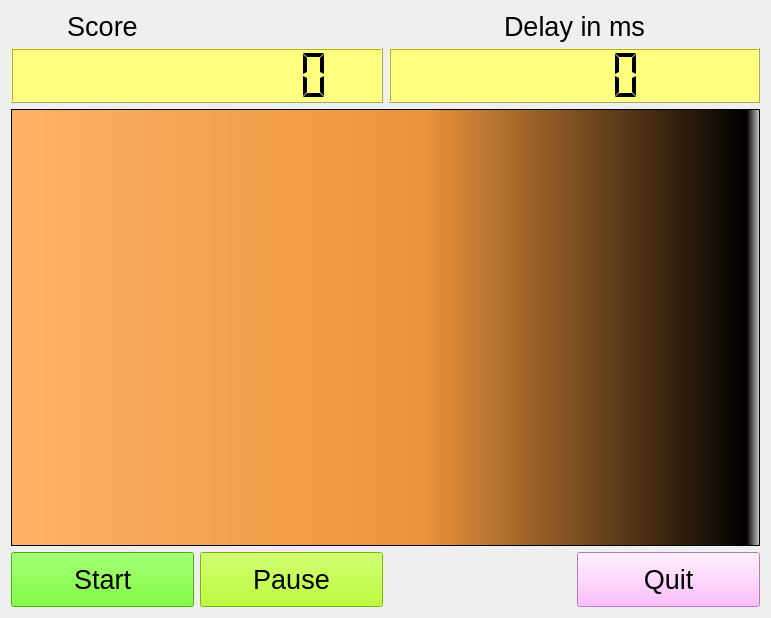
<?xml version="1.0" encoding="UTF-8"?>
<ui version="4.0">
 <class>SnakeWindow</class>
 <widget class="QWidget" name="SnakeWindow">
  <property name="geometry">
   <rect>
    <x>0</x>
    <y>0</y>
    <width>771</width>
    <height>618</height>
   </rect>
  </property>
  <property name="windowTitle">
   <string>Snake</string>
  </property>
  <property name="styleSheet">
   <string notr="true"/>
  </property>
  <layout class="QGridLayout" name="gridLayout">
   <item row="1" column="2" colspan="2">
    <widget class="QLCDNumber" name="delayLcd">
     <property name="sizePolicy">
      <sizepolicy hsizetype="Preferred" vsizetype="Preferred">
       <horstretch>0</horstretch>
       <verstretch>1</verstretch>
      </sizepolicy>
     </property>
     <property name="font">
      <font>
       <pointsize>20</pointsize>
      </font>
     </property>
     <property name="styleSheet">
      <string notr="true">background-color: rgb(255, 255, 127);</string>
     </property>
     <property name="smallDecimalPoint">
      <bool>false</bool>
     </property>
     <property name="digitCount">
      <number>5</number>
     </property>
     <property name="mode">
      <enum>QLCDNumber::Dec</enum>
     </property>
     <property name="segmentStyle">
      <enum>QLCDNumber::Flat</enum>
     </property>
    </widget>
   </item>
   <item row="2" column="0" colspan="4">
    <widget class="SnakeBoard" name="snakeBoard">
     <property name="sizePolicy">
      <sizepolicy hsizetype="Preferred" vsizetype="Preferred">
       <horstretch>0</horstretch>
       <verstretch>8</verstretch>
      </sizepolicy>
     </property>
     <property name="styleSheet">
      <string notr="true">background-color: qlineargradient(spread:pad, x1:0, y1:0, x2:1, y2:0, stop:0 rgba(255, 178, 102, 255), stop:0.55 rgba(235, 148, 61, 255), stop:0.98 rgba(0, 0, 0, 255), stop:1 rgba(0, 0, 0, 0));</string>
     </property>
     <property name="frameShape">
      <enum>QFrame::StyledPanel</enum>
     </property>
     <property name="frameShadow">
      <enum>QFrame::Raised</enum>
     </property>
    </widget>
   </item>
   <item row="3" column="3">
    <widget class="QPushButton" name="quitButton">
     <property name="sizePolicy">
      <sizepolicy hsizetype="Minimum" vsizetype="Minimum">
       <horstretch>0</horstretch>
       <verstretch>1</verstretch>
      </sizepolicy>
     </property>
     <property name="font">
      <font>
       <pointsize>20</pointsize>
      </font>
     </property>
     <property name="focusPolicy">
      <enum>Qt::NoFocus</enum>
     </property>
     <property name="styleSheet">
      <string notr="true">
background-color: rgb(255, 170, 255);</string>
     </property>
     <property name="text">
      <string>Quit</string>
     </property>
    </widget>
   </item>
   <item row="0" column="0">
    <widget class="QLabel" name="scoreLabel">
     <property name="sizePolicy">
      <sizepolicy hsizetype="Preferred" vsizetype="Maximum">
       <horstretch>0</horstretch>
       <verstretch>0</verstretch>
      </sizepolicy>
     </property>
     <property name="font">
      <font>
       <pointsize>20</pointsize>
       <weight>50</weight>
       <bold>false</bold>
      </font>
     </property>
     <property name="text">
      <string>Score</string>
     </property>
     <property name="alignment">
      <set>Qt::AlignCenter</set>
     </property>
    </widget>
   </item>
   <item row="1" column="0" colspan="2">
    <widget class="QLCDNumber" name="scoreLcd">
     <property name="sizePolicy">
      <sizepolicy hsizetype="Preferred" vsizetype="Preferred">
       <horstretch>0</horstretch>
       <verstretch>1</verstretch>
      </sizepolicy>
     </property>
     <property name="font">
      <font>
       <pointsize>20</pointsize>
      </font>
     </property>
     <property name="styleSheet">
      <string notr="true">background-color: rgb(255, 255, 127);</string>
     </property>
     <property name="smallDecimalPoint">
      <bool>false</bool>
     </property>
     <property name="digitCount">
      <number>10</number>
     </property>
     <property name="segmentStyle">
      <enum>QLCDNumber::Flat</enum>
     </property>
    </widget>
   </item>
   <item row="0" column="2" colspan="2">
    <widget class="QLabel" name="delayLabel">
     <property name="sizePolicy">
      <sizepolicy hsizetype="Preferred" vsizetype="Maximum">
       <horstretch>0</horstretch>
       <verstretch>0</verstretch>
      </sizepolicy>
     </property>
     <property name="font">
      <font>
       <pointsize>20</pointsize>
       <weight>50</weight>
       <bold>false</bold>
      </font>
     </property>
     <property name="text">
      <string>Delay in ms</string>
     </property>
     <property name="alignment">
      <set>Qt::AlignCenter</set>
     </property>
    </widget>
   </item>
   <item row="3" column="0">
    <widget class="QPushButton" name="startButton">
     <property name="sizePolicy">
      <sizepolicy hsizetype="Minimum" vsizetype="Minimum">
       <horstretch>0</horstretch>
       <verstretch>1</verstretch>
      </sizepolicy>
     </property>
     <property name="font">
      <font>
       <pointsize>20</pointsize>
      </font>
     </property>
     <property name="focusPolicy">
      <enum>Qt::NoFocus</enum>
     </property>
     <property name="styleSheet">
      <string notr="true">background-color: rgb(85, 255, 0);</string>
     </property>
     <property name="text">
      <string>Start</string>
     </property>
    </widget>
   </item>
   <item row="3" column="1">
    <widget class="QPushButton" name="pauseButton">
     <property name="sizePolicy">
      <sizepolicy hsizetype="Minimum" vsizetype="Minimum">
       <horstretch>0</horstretch>
       <verstretch>1</verstretch>
      </sizepolicy>
     </property>
     <property name="font">
      <font>
       <pointsize>20</pointsize>
      </font>
     </property>
     <property name="focusPolicy">
      <enum>Qt::NoFocus</enum>
     </property>
     <property name="styleSheet">
      <string notr="true">background-color: rgb(170, 255, 0);</string>
     </property>
     <property name="text">
      <string>Pause</string>
     </property>
    </widget>
   </item>
  </layout>
 </widget>
 <customwidgets>
  <customwidget>
   <class>SnakeBoard</class>
   <extends>QFrame</extends>
   <header location="global">SnakeBoard.h</header>
   <container>1</container>
  </customwidget>
 </customwidgets>
 <resources/>
 <connections/>
</ui>
